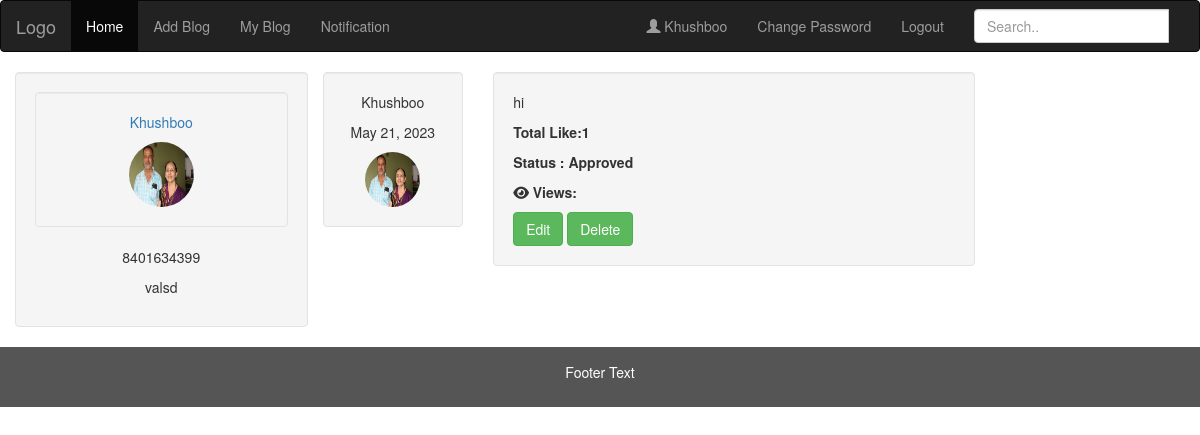
The page /userApp/user_blog/ (signed in) on the database its author committed.
### accountApp/models.py (models this page shows, shortened)
class Profile(models.Model):
    user = models.OneToOneField(User,on_delete = models.CASCADE)
    mobileno = models.CharField(max_length= 11)
    avatar = models.ImageField(upload_to = 'avatars/')
    location = models.CharField(max_length = 200)
    birth_date = models.DateField(null= True)
    bio = models.TextField(max_length = 500, blank=True)

### blogmanageApp/models.py (models this page shows, shortened)
@python_2_unicode_compatible
class Post(models.Model):
    title = models.CharField(max_length= 200)
    title_tag = models.CharField(max_length= 200)
    author = models.ForeignKey(User, on_delete = models.CASCADE)
    tag = models.ManyToManyField(Tag)
    body = RichTextField(blank = True, null = True)
    post_date = models.DateField(auto_now_add= True)
    Category = models.ForeignKey(Category, on_delete = models.CASCADE)
    like = models.ManyToManyField(User,related_name= 'likes')
    status = models.BooleanField( default = False , null = True)
    hit_count_generic = GenericRelation(HitCount, object_id_field='object_pk',related_query_name='hit_count_generic_relation')

### userApp/views.py (the view)
# urls.py: path('user_blog/',views.userblog_view, name = 'user_blog'),
@login_required(login_url= 'login')
def userblog_view(request):
    id = request.session['id']
    post = Post.objects.filter(author = id)
    return render(request,'userApp/user_blog.html',{'post': post})

### userApp/templates/userApp/user_blog.html (shortened to what this page needs)
{% extends 'userApp/base.html' %}
{% load hitcount_tags %}
{% block content %}
<div class="container text-center">
  <div class="row">
    <div class="col-sm-3 well">
      <div class="well">
        <p><a href="{% url 'update' %}">{{ user.first_name }}</a></p>
        <img src="../media/{{ user.profile.avatar }} " class="img-circle" height="65" width="65" alt="{{ user.first_name }}">
      </div>
      <p>{{ user.profile.mobileno }}</p>
      <p>{{ user.profile.location }}</a></p>
    </div>
    <div class="col-sm-7">
      {% for post in post  %}
      <div class="row" id ="blogdetail{{post.id}}">
        <div class="col-sm-3">
          <div class="well">
           <p>{{ post.author.first_name }} </p>
           <p>{{ post.post_date}}</p>
           <img src="../media/{{ post.author.profile.avatar }}" class="img-circle" height="55" width="55" alt="Avatar">
          </div>
        </div>
        <div class="col-sm-9">
          <div class="well text-left">
            <p>{{ post.title}}</p>
          <span><b>Total Like:{{ post.like.count   }}</b></span></p>
          {% if post.status == False %}
          <span><b>Status : Pending....</b></span>
          {% else %}
          <span><b>Status : Approved</b></span>
          {% endif %}
          <p>    <i class="fas fa-eye"></i>
            <b>Views: {% get_hit_count for post %} </b></p>
        <a class="btn btn-success" href="{% url 'update_blog' post.id  %}" >Edit</a>
        <a href="#" class="delete btn btn-success" id=deletebtn{{post.id}} data={{post.id}}> Delete</a>
          </div>
        </div>
      </div>
    {% endfor %}
    </div>
  </div>
</div>
{% endblock %}

### userApp/templates/userApp/base.html (shortened to what this page needs)
<!DOCTYPE html>
{% load i18n %}
<html lang="en">
<head>
  {% load static %}
  <link rel="stylesheet" href="https://maxcdn.bootstrapcdn.com/bootstrap/3.4.1/css/bootstrap.min.css">
</head>
<body  >
<nav class="navbar navbar-inverse">
  <div class="container-fluid">
    <div class="navbar-header">
      <a class="navbar-brand" href="#">Logo</a>
    </div>
    <div class="collapse navbar-collapse" id="myNavbar">
      <ul class="nav navbar-nav">
        <li class="active"><a href="{% url 'login' %}">Home</a></li>
        <li><a href="{% url 'blog' %}">Add Blog</a></li>
        <li><a href="{% url 'user_blog' %}">My Blog</a></li>
        <li><a href="{% url 'notification' %}">Notification</a></li>
      </ul>
      <div class="navbar-form navbar-right" role="search">
        <div class="form-group input-group">
          <input type="text" class="form-control" id ="search" placeholder="Search..">
        </div>
      </div>
      <ul class="nav navbar-nav navbar-right"  >
        <li><a href="{% url 'update' %}"><span class="glyphicon glyphicon-user">
        </span> {{ user.first_name }}</a></li>
        <li><a href="{% url 'password_change' %}"> Change Password </a></li>
        <li><a href="{% url 'logout' %}">Logout</a></li>
      </ul>
    </div>
  </div>
</nav>
{% block content %}
{% endblock %}
<footer class="container-fluid text-center">
  <p>Footer Text</p>
</footer>
</body>
</html>

### userApp/templates/userApp/base.html (style rules this page uses)
footer { background-color: #555; color: white; padding: 15px; }

### rows shown on the page
Post: author.first_name "Khushboo", post_date "May 21, 2023", author.profile.avatar (picture), title "hi", like.count "1", status "Status : Approved"

### other values the page prints
{{ user.first_name }} "Khushboo"
{{ user.profile.mobileno }} "8401634399"
{{ user.profile.location }} "valsd"
